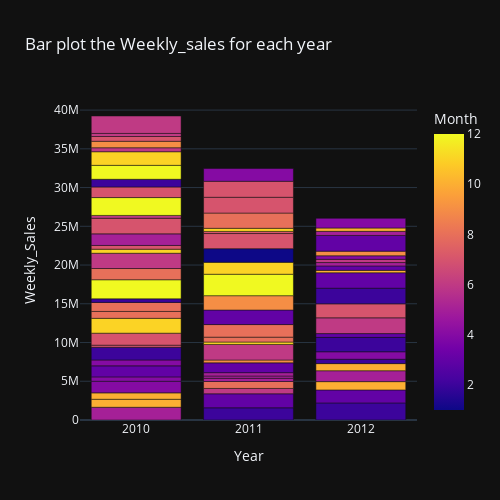

Notebook cell for this chart:
### Markdown cell above
### *Part 2 : EDA* ###

### Code cell
fig = px.bar(dataset, x="Year",
             y="Weekly_Sales",
             color='Month',
             title="Bar plot the Weekly_sales for each year", # Month as hue
             height=500,
             width=500,
             )
fig.show()
